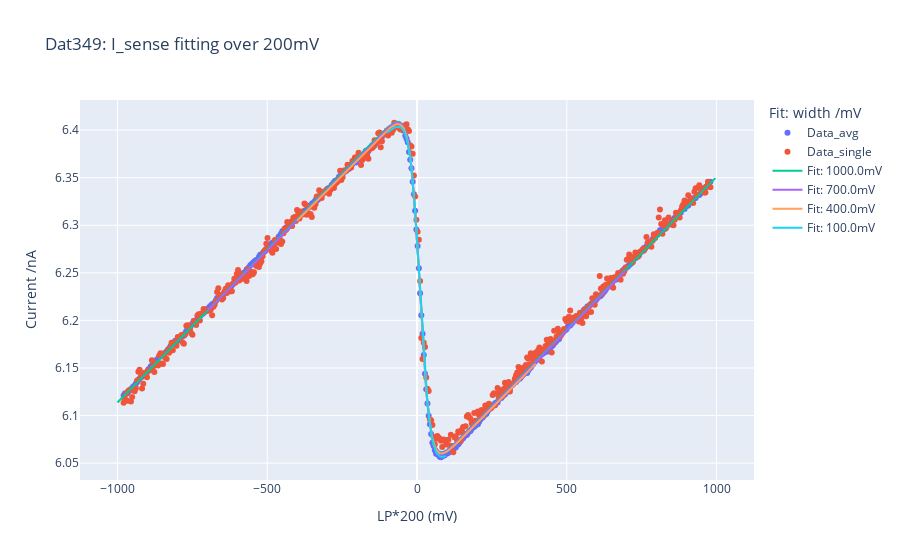

The cell this chart's notebook holds for it:
### Code cell
# dat = dat_dict[274]
dat = get_dat(349)
widths = np.linspace(1000, 100, 4)
fit_func = T.i_sense
decimate_factor = int(np.ceil(dat.Data.x_array.shape[-1]/500))  # Roughly 300 points per line
print(f'Decimate_factor = {decimate_factor}')

full_data_single = CU.decimate(dat.Transition.data[0] , dat.Logs.Fastdac.measure_freq, decimate_factor=decimate_factor)
full_data = CU.decimate(dat.Transition.avg_data , dat.Logs.Fastdac.measure_freq, decimate_factor=decimate_factor)
full_x = np.linspace(dat.Transition.x[0], dat.Transition.x[-1], full_data.shape[-1])
fig = go.Figure()
fig.add_trace(go.Scatter(mode='markers', x=full_x, y=full_data, name="Data_avg"))
fig.add_trace(go.Scatter(mode='markers', x=full_x, y=full_data_single, name="Data_single"))

# mid = dat.Transition.avg_fit.best_values.mid
# print(f'Avg fit mid initial guess: {mid:.0f}mV')
# if mid < full_x[0] or mid > full_x[-1]:
#     mid = np.mean(full_x)

mid = 0
for width in widths:
    idxs = CU.get_data_index(full_x, [mid-width, mid+width])

    data = full_data[idxs[0]:idxs[1]]
    x = full_x[idxs[0]:idxs[1]]
    x = np.linspace(x[0], x[-1], data.shape[-1])

    fit = FitInfo()
    try:
        f = T.transition_fits(x, data, func=fit_func)[0]
    except:
        f = None
    if f is not None:
        fit.init_from_fit(f)
        fig.add_trace(go.Scatter(mode='lines', x=x, y=fit.eval_fit(x=x), name=f'Fit: {width}mV'))
        print(f'{width}: {fit.best_values.theta:.2f}')
fig.update_layout(title=f'Dat{dat.datnum}: I_sense fitting over {width*2:.0f}mV', xaxis_title=dat.Logs.x_label, yaxis_title="Current /nA", legend_title='Fit: width /mV')

### Figure 1 — Plotly figure (JSON) as saved in the notebook; plotly's stock layout.template omitted (floating-point values rounded to 4 significant figures; data arrays with more than 128 entries replaced by an {"elided": "..."} marker saying what was removed)
{"data": [{"mode": "markers", "name": "Data_avg", "type": "scatter", "x": {"elided": "488 float values"}, "y": {"elided": "488 float values"}}, {"mode": "markers", "name": "Data_single", "type": "scatter", "x": {"elided": "488 float values"}, "y": {"elided": "488 float values"}}, {"mode": "lines", "name": "Fit: 1000.0mV", "type": "scatter", "x": {"elided": "487 float values"}, "y": {"elided": "487 float values"}}, {"mode": "lines", "name": "Fit: 700.0mV", "type": "scatter", "x": {"elided": "341 float values"}, "y": {"elided": "341 float values"}}, {"mode": "lines", "name": "Fit: 400.0mV", "type": "scatter", "x": {"elided": "195 float values"}, "y": {"elided": "195 float values"}}, {"mode": "lines", "name": "Fit: 100.0mV", "type": "scatter", "x": [-100.6, -96.51, -92.4, -88.3, -84.19, -80.08, -75.98, -71.87, -67.76, -63.66, -59.55, -55.44, -51.33, -47.23, -43.12, -39.01, -34.91, -30.8, -26.69, -22.59, -18.48, -14.37, -10.27, -6.16, -2.053, 2.053, 6.16, 10.27, 14.37, 18.48, 22.59, 26.69, 30.8, 34.91, 39.01, 43.12, 47.23, 51.33, 55.44, 59.55, 63.66, 67.76, 71.87, 75.98, 80.08, 84.19, 88.3, 92.4, 96.51], "y": [6.397, 6.398, 6.399, 6.4, 6.401, 6.402, 6.403, 6.403, 6.403, 6.404, 6.403, 6.403, 6.402, 6.4, 6.398, 6.395, 6.391, 6.386, 6.379, 6.37, 6.36, 6.347, 6.332, 6.315, 6.296, 6.275, 6.253, 6.23, 6.207, 6.185, 6.164, 6.144, 6.127, 6.113, 6.1, 6.09, 6.081, 6.074, 6.069, 6.065, 6.062, 6.06, 6.058, 6.057, 6.057, 6.057, 6.057, 6.057, 6.058]}], "layout": {"autosize": true, "legend": {"title": {"text": "Fit: width /mV"}}, "title": {"text": "Dat349: I_sense fitting over 200mV"}, "xaxis": {"autorange": true, "range": [-1119.0, 1119.0], "title": {"text": "LP*200 (mV)"}, "type": "linear"}, "yaxis": {"autorange": true, "range": [6.03, 6.433], "title": {"text": "Current /nA"}, "type": "linear"}}}
